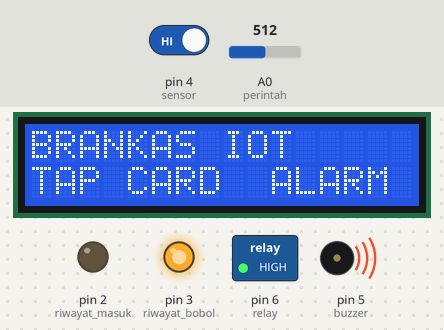
Bench run of a sketch on a simulated Arduino Uno, built with avr-gcc and run on an emulated ATmega328P. On the bench: 16×2 character LCD, switched loads named in the sketch (green lamp = pin HIGH), output pins drawn as LEDs (lit = HIGH), buzzer (waves = sounding, pin HIGH). Inputs (shaded band) come from the test bench; at power-on: A0 (perintah) = 512, pin 4 (sensor) HIGH. Pins used as bus, display or sensor lines are not drawn; what the sketch prints to the serial monitor is not drawn.

Above: at 1.67 s.
1.9 s: A0 (perintah) set to 589
4.6 s: A0 (perintah) set to 611
At 4.81 s:
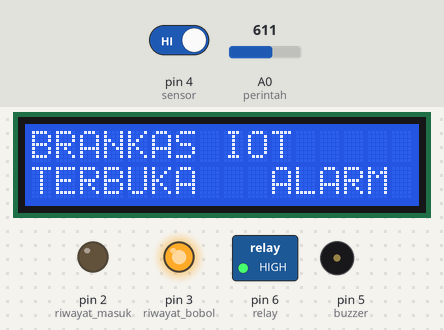
At 5.6 s:
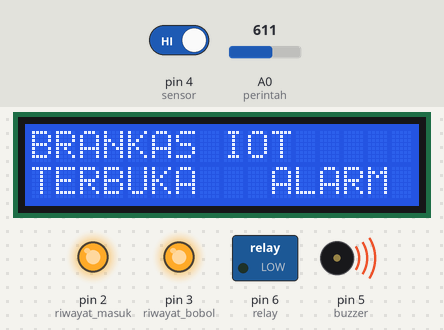
6.7 s: pin 4 (sensor) driven LOW
At 8.8 s:
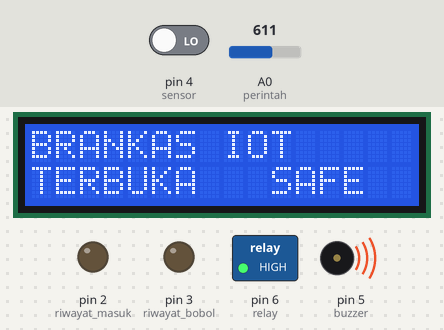
14.0 s: A0 (perintah) set to 590
Timing chart, 0 to 16.5 s (numbered marks = the images above; inputs shaded):
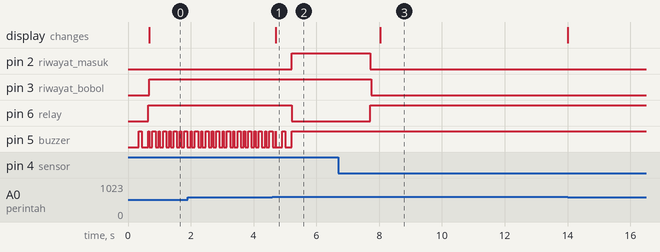

Measured:
- the behaviour switches between 600 and 601 on A0 (perintah) (found by bisection; images 0 and 1)
- after the input at 4.6 s, pin 2 (riwayat_masuk): LOW → HIGH after 0.61 s; pin 6 (relay): HIGH → LOW after 0.61 s; the display: changes after 0.11 s (image 1)
- after the input at 6.7 s, pin 3 (riwayat_bobol): HIGH → LOW after 1.1 s; the display: changes after 1.3 s (image 3)
- by itself, pin 5 (buzzer): repeats every 0.34 s: LOW 0.10 s, HIGH 0.10 s, LOW 0.10 s, HIGH 0.04 s

The sketch:

BRANKAS_IOT.ino
```cpp
#include <Wire.h>
#include <LiquidCrystal_I2C.h> // Library modul I2C LCD
LiquidCrystal_I2C lcd(0x27, 16, 2);
#include <SPI.h>
#include <MFRC522.h>
#define SS_PIN 10
#define RST_PIN 9

MFRC522 rfid(SS_PIN, RST_PIN); // Instance of the class
String read_rfid;
String ID_1 = "4167b42c82c80";
int buzzer = 5, relay = 6, sensor = 4;
int kunci = 0, perintah = A0, riwayat_masuk = 2, riwayat_bobol = 3;
int isi_perintah, kunci2 = 0, kunci3 = 0;

void setup() {
  // put your setup code here, to run once:
  Serial.begin(9600);
  SPI.begin();
  rfid.PCD_Init();
  pinMode(buzzer, OUTPUT);
  pinMode(riwayat_masuk, OUTPUT);
  pinMode(riwayat_bobol, OUTPUT);
  pinMode(relay, OUTPUT);
  pinMode(sensor, INPUT_PULLUP);
  Serial.println("Dekatkan Tag RFID (Dapat berupa kartu atau gantungan kunci) ke RFID reader");
  Serial.println();
  lcd.backlight();
  lcd.init();
  lcd.print("BRANKAS IOT");
  digitalWrite(buzzer, LOW);
  delay(200);
  digitalWrite(buzzer, HIGH);
  delay(100);
  digitalWrite(buzzer, LOW);
  delay(200);
  digitalWrite(buzzer, HIGH);
  digitalWrite(relay, HIGH);
  digitalWrite(riwayat_masuk, LOW);
  digitalWrite(riwayat_bobol, LOW);

}


void loop() {
  cek_kartu();
  if (read_rfid == ID_1) {
    kunci = 2;
    lcd.setCursor(0, 1);
    lcd.print("TERBUKA ");
    digitalWrite(buzzer, LOW);
    delay(200);
    digitalWrite(buzzer, HIGH);
    delay(100);
    digitalWrite(buzzer, LOW);
    delay(200);
    digitalWrite(buzzer, HIGH);
    digitalWrite(relay, LOW);
    read_rfid = "";
    digitalWrite(riwayat_masuk, HIGH);
    delay(2500);
    digitalWrite(riwayat_masuk, LOW);

  }
  else {
    lcd.setCursor(0, 1);
    lcd.print("TAP CARD");
    digitalWrite(relay, HIGH);
  }

  if (digitalRead(sensor) == HIGH) {
    if (kunci == 0) {
      if (kunci2 == 0) {
        kunci2 = 2;
        digitalWrite(riwayat_bobol, HIGH);

      }
      lcd.setCursor(10, 1);
      lcd.print("ALARM");
      digitalWrite(buzzer, LOW);
      delay(100);
      digitalWrite(buzzer, HIGH);
      delay(100);
      digitalWrite(buzzer, LOW);
      delay(100);
      digitalWrite(buzzer, HIGH);

    }
  }
  if (digitalRead(sensor) == LOW) {
    lcd.setCursor(10, 1);
    lcd.print("SAFE ");
    digitalWrite(riwayat_bobol, LOW);
    kunci = 0;
    kunci2 = 0;
    digitalWrite(buzzer, HIGH);
  }

  isi_perintah = analogRead(perintah);
  if (isi_perintah > 600) {
    kunci = 2;
    lcd.setCursor(0, 1);
    lcd.print("TERBUKA ");
    if (kunci3 == 0) {
      kunci3 = 2;
      digitalWrite(buzzer, LOW);
      delay(200);
      digitalWrite(buzzer, HIGH);
      delay(100);
      digitalWrite(buzzer, LOW);
      delay(200);
      digitalWrite(buzzer, HIGH);
      digitalWrite(relay, LOW);
      digitalWrite(riwayat_masuk, HIGH);
      delay(2500);
      digitalWrite(relay, HIGH);
      digitalWrite(riwayat_masuk, LOW);
    }
  }
  else {
    kunci3 = 0;
  }

}


void cek_kartu() {
  if ( ! rfid.PICC_IsNewCardPresent())
    return;

  // Select one of the cards
  if ( ! rfid.PICC_ReadCardSerial())
    return;

  dump_byte_array(rfid.uid.uidByte, rfid.uid.size);
  //Serial.println(read_rfid);
}


void dump_byte_array(byte *buffer, byte bufferSize) {
  read_rfid = "";
  for (byte i = 0; i < bufferSize; i++) {
    read_rfid = read_rfid + String(buffer[i], HEX);
  }
}
```
